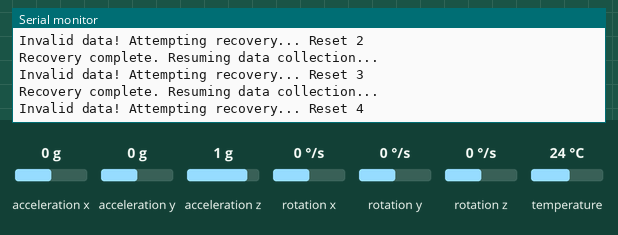
Recording of a sketch running on a simulated Arduino Uno, built with avr-gcc and run on an emulated ATmega328P. Shown: the last lines printed to the serial monitor. The inputs (shaded band) are chosen by the test bench; at power-on: rotation x 0 °/s, acceleration z 1 g, acceleration x 0 g, acceleration y 0 g, rotation y 0 °/s, rotation z 0 °/s, temperature 24 °C. At 7.5 s the program stops and its outputs stay as they are.

Above: at 3.7 s.
3.8 s: rotation x set to -192 °/s
At 4.01 s:
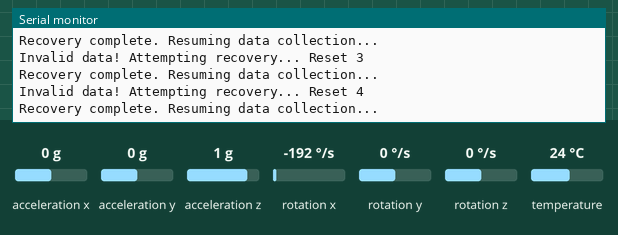
5.6 s: acceleration z set to 0 g
At 8.7 s:
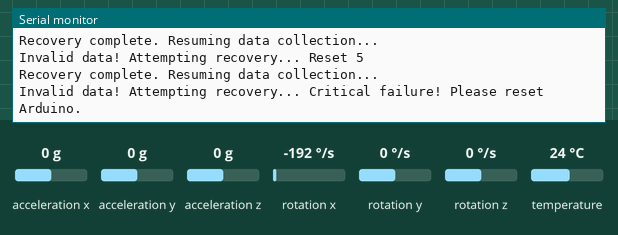
Timing chart, 0 to 9.0 s (numbered marks = the images above; inputs shaded):
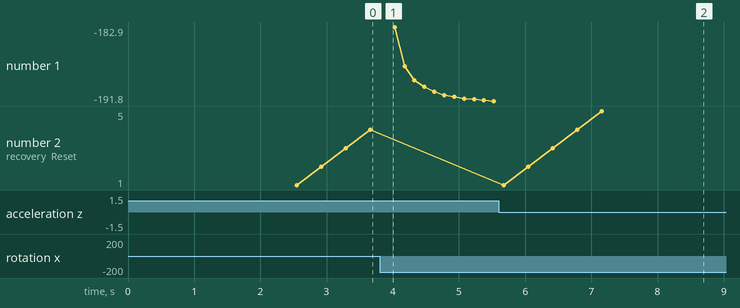

Measured:
- after the input at 5.6 s, the serial monitor: prints a new line after 0.08 s (image 2)
- plotted number 2: 4 → 5 after the input at 5.6 s

The sketch:

basic_readings1.ino
```cpp
#include <Adafruit_MPU6050.h>
#include <Adafruit_Sensor.h>
#include <Wire.h>

Adafruit_MPU6050 mpu;

// 状态跟踪变量
unsigned long lastReadTime = 0;
const unsigned long READ_INTERVAL = 150; // 读取间隔(ms)
int resetCount = 0;
const int MAX_RESETS = 5; // 最大复位次数

// 零漂校正相关变量
bool isCalibrated = false;
float accel_offset[3] = {0, 0, 0}; // 加速度偏移量 (保留重力分量)
float gyro_offset[3] = {0, 0, 0};  // 陀螺仪偏移量
const int CALIBRATION_SAMPLES = 200; // 校准样本数

// 卡尔曼滤波器结构体
struct KalmanFilter {
  float Q; // 过程噪声协方差
  float R; // 测量噪声协方差
  float P; // 估计误差协方差
  float K; // 卡尔曼增益
  float X; // 状态估计值
};

// 为每个轴创建卡尔曼滤波器实例
KalmanFilter accel_filter[3];
KalmanFilter gyro_filter[3];

void setup(void) {
  Serial.begin(115200);
  while (!Serial) { delay(10); } // 等待串口连接

  initSensor(); // 初始化传感器
  initKalmanFilters(); // 初始化卡尔曼滤波器
  calibrateSensor(); // 执行零漂校正

  Serial.println("MPU6050 with Kalman Filter and Zero Drift Correction");
  Serial.println("Acceleration (m/s²)\t\tGyroscope (deg/s)");
  Serial.println("X\t\tY\t\tZ\t\tX\t\tY\t\tZ\tTemp(°C)");
}

void initSensor() {
  Serial.println("Initializing MPU6050...");

  // 尝试初始化MPU6050
  bool initialized = false;
  for (int i = 0; i < 3; i++) {
    Wire.begin(); // 重置I2C总线
    delay(50);

    if (mpu.begin()) {
      initialized = true;
      break;
    }
    Serial.print("Init failed, retrying... (");
    Serial.print(i+1);
    Serial.println("/3)");
    delay(300);
  }

  if (!initialized) {
    Serial.println("MPU6050 initialization failed!");
    return;
  }

  // 配置传感器设置
  mpu.setAccelerometerRange(MPU6050_RANGE_8_G);
  mpu.setGyroRange(MPU6050_RANGE_500_DEG);
  mpu.setFilterBandwidth(MPU6050_BAND_21_HZ);

  Serial.println("MPU6050 Ready!");
  lastReadTime = millis(); // 重置计时器
}

void initKalmanFilters() {
  // 初始化卡尔曼滤波器参数
  for (int i = 0; i < 3; i++) {
    // 加速度计滤波器参数
    accel_filter[i].Q = 0.01;  // 过程噪声 (较小，信任模型)
    accel_filter[i].R = 0.1;   // 测量噪声
    accel_filter[i].P = 1.0;   // 初始估计误差
    accel_filter[i].K = 0.0;   // 卡尔曼增益
    accel_filter[i].X = 0.0;   // 初始状态估计

    // 陀螺仪滤波器参数
    gyro_filter[i].Q = 0.005; // 过程噪声 (更小，陀螺仪更稳定)
    gyro_filter[i].R = 0.05;  // 测量噪声
    gyro_filter[i].P = 1.0;   // 初始估计误差
    gyro_filter[i].K = 0.0;   // 卡尔曼增益
    gyro_filter[i].X = 0.0;   // 初始状态估计
  }
}

void calibrateSensor() {
  Serial.println("Calibrating sensor... Please keep the sensor stationary!");

  float accel_sum[3] = {0, 0, 0};
  float gyro_sum[3] = {0, 0, 0};
  int valid_samples = 0;

  // 收集校准数据
  for (int i = 0; i < CALIBRATION_SAMPLES; i++) {
    sensors_event_t accel, gyro, temp;

    if (mpu.getEvent(&accel, &gyro, &temp)) {
      // 累加陀螺仪数据用于零点校正
      gyro_sum[0] += gyro.gyro.x;
      gyro_sum[1] += gyro.gyro.y;
      gyro_sum[2] += gyro.gyro.z;

      // 累加加速度数据，但保留重力分量
      accel_sum[0] += accel.acceleration.x;
      accel_sum[1] += accel.acceleration.y;
      accel_sum[2] += accel.acceleration.z;

      valid_samples++;

      if (i % 50 == 0) {
        Serial.print("Calibration progress: ");
        Serial.print((i * 100) / CALIBRATION_SAMPLES);
        Serial.println("%");
      }
    }
    delay(10);
  }

  if (valid_samples > 0) {
    // 计算陀螺仪偏移量 (应该为0)
    gyro_offset[0] = gyro_sum[0] / valid_samples;
    gyro_offset[1] = gyro_sum[1] / valid_samples;
    gyro_offset[2] = gyro_sum[2] / valid_samples;

    // 计算加速度偏移量，但保持重力分量
    // 假设校准时Z轴向上，应该有约9.8m/s²的重力
    accel_offset[0] = accel_sum[0] / valid_samples; // X轴偏移
    accel_offset[1] = accel_sum[1] / valid_samples; // Y轴偏移
    // Z轴：移除偏移但保留重力 (期望值为9.8，实际测量值减去9.8就是偏移)
    accel_offset[2] = (accel_sum[2] / valid_samples) - 9.8;

    isCalibrated = true;

    Serial.println("Calibration complete!");
    Serial.print("Gyro offsets: ");
    Serial.print(gyro_offset[0] * 57.2958, 3); Serial.print(", ");
    Serial.print(gyro_offset[1] * 57.2958, 3); Serial.print(", ");
    Serial.print(gyro_offset[2] * 57.2958, 3); Serial.println(" deg/s");

    Serial.print("Accel offsets: ");
    Serial.print(accel_offset[0], 3); Serial.print(", ");
    Serial.print(accel_offset[1], 3); Serial.print(", ");
    Serial.print(accel_offset[2], 3); Serial.println(" m/s²");
  } else {
    Serial.println("Calibration failed!");
  }
}

float kalmanFilter(KalmanFilter* filter, float measurement) {
  // 预测步骤
  filter->P = filter->P + filter->Q;

  // 更新步骤
  filter->K = filter->P / (filter->P + filter->R);
  filter->X = filter->X + filter->K * (measurement - filter->X);
  filter->P = (1 - filter->K) * filter->P;

  return filter->X;
}

void loop() {
  // 检查是否到达读取间隔
  if (millis() - lastReadTime < READ_INTERVAL) {
    return;
  }
  lastReadTime = millis();

  // 创建传感器事件对象
  sensors_event_t accel, gyro, temp;

  // 尝试读取传感器数据
  bool readSuccess = false;
  for (int attempt = 0; attempt < 2; attempt++) {
    if (mpu.getEvent(&accel, &gyro, &temp)) {
      readSuccess = true;
      break;
    }
    delay(10); // 短暂延迟后重试
  }

  // 检查数据有效性
  if (!readSuccess ||
      (accel.acceleration.x == 0 && accel.acceleration.y == 0 && accel.acceleration.z == 0) ||
      (gyro.gyro.x == 0 && gyro.gyro.y == 0 && gyro.gyro.z == 0)) {

    Serial.print("Invalid data! Attempting recovery... ");
    resetCount++;

    if (resetCount > MAX_RESETS) {
      Serial.println("Critical failure! Please reset Arduino.");
      while(1); // 永久停止
    }

    // 尝试软复位
    Serial.print("Reset ");
    Serial.println(resetCount);
    recoverSensor();
    return;
  }

  // 重置错误计数器
  resetCount = 0;

  // 应用零漂校正和卡尔曼滤波
  float corrected_accel[3], corrected_gyro[3];

  if (isCalibrated) {
    // 零漂校正 - 加速度保留重力分量
    corrected_accel[0] = accel.acceleration.x - accel_offset[0];
    corrected_accel[1] = accel.acceleration.y - accel_offset[1];
    corrected_accel[2] = accel.acceleration.z - accel_offset[2]; // 包含重力

    // 零漂校正 - 陀螺仪
    corrected_gyro[0] = (gyro.gyro.x - gyro_offset[0]) * 57.2958; // 转换为度/秒
    corrected_gyro[1] = (gyro.gyro.y - gyro_offset[1]) * 57.2958;
    corrected_gyro[2] = (gyro.gyro.z - gyro_offset[2]) * 57.2958;

    // 应用卡尔曼滤波
    for (int i = 0; i < 3; i++) {
      corrected_accel[i] = kalmanFilter(&accel_filter[i], corrected_accel[i]);
      corrected_gyro[i] = kalmanFilter(&gyro_filter[i], corrected_gyro[i]);
    }
  } else {
    // 如果未校准，使用原始数据但应用卡尔曼滤波
    corrected_accel[0] = kalmanFilter(&accel_filter[0], accel.acceleration.x);
    corrected_accel[1] = kalmanFilter(&accel_filter[1], accel.acceleration.y);
    corrected_accel[2] = kalmanFilter(&accel_filter[2], accel.acceleration.z);

    corrected_gyro[0] = kalmanFilter(&gyro_filter[0], gyro.gyro.x * 57.2958);
    corrected_gyro[1] = kalmanFilter(&gyro_filter[1], gyro.gyro.y * 57.2958);
    corrected_gyro[2] = kalmanFilter(&gyro_filter[2], gyro.gyro.z * 57.2958);
  }

  // === 输出处理后的加速度数据 (包含重力) ===
  Serial.print(corrected_accel[0], 2); Serial.print("\t\t");
  Serial.print(corrected_accel[1], 2); Serial.print("\t\t");
  Serial.print(corrected_accel[2], 2); Serial.print("\t\t");

  // === 输出处理后的角速度数据 (度/秒) ===
  Serial.print(corrected_gyro[0], 1); Serial.print("\t\t");
  Serial.print(corrected_gyro[1], 1); Serial.print("\t\t");
  Serial.print(corrected_gyro[2], 1); Serial.print("\t\t");

  // 显示温度数据（°C）
  Serial.print(temp.temperature, 1);

  Serial.println();  // 换行
}

void recoverSensor() {
  // 1. 完全重置I2C总线
  Wire.end();
  delay(50);
  Wire.begin();
  delay(100);

  // 2. 重置传感器
  mpu.begin(); // 尝试重新初始化

  // 3. 重置配置
  mpu.setAccelerometerRange(MPU6050_RANGE_8_G);
  mpu.setGyroRange(MPU6050_RANGE_500_DEG);
  mpu.setFilterBandwidth(MPU6050_BAND_21_HZ);

  // 4. 清空可能存在的错误状态
  for (int i = 0; i < 3; i++) {
    sensors_event_t a, g, temp;
    mpu.getEvent(&a, &g, &temp); // 读取并丢弃
    delay(20);
  }

  Serial.println("Recovery complete. Resuming data collection...");
  lastReadTime = millis(); // 重置计时器
}
```
